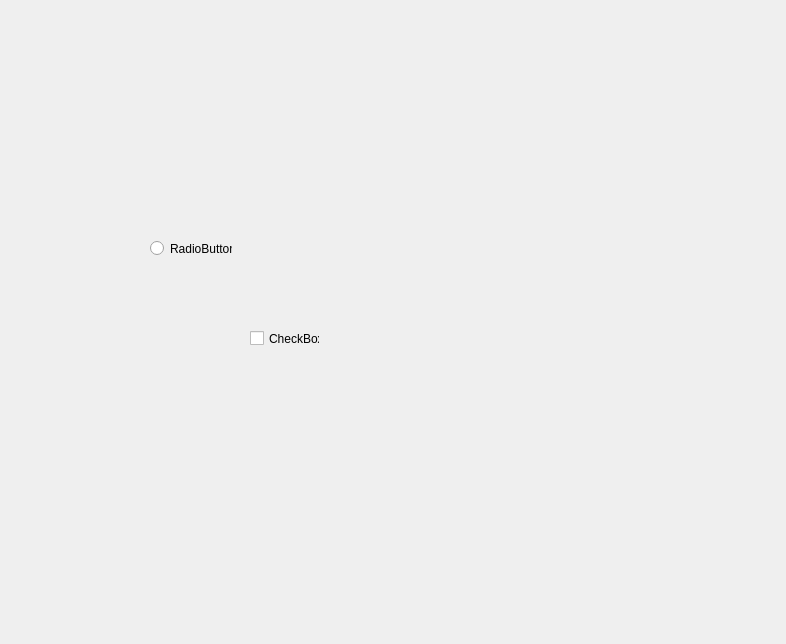
<?xml version="1.0" encoding="UTF-8"?>
<ui version="4.0">
 <class>Form</class>
 <widget class="QWidget" name="Form">
  <property name="geometry">
   <rect>
    <x>0</x>
    <y>0</y>
    <width>786</width>
    <height>644</height>
   </rect>
  </property>
  <property name="windowTitle">
   <string>Form</string>
  </property>
  <widget class="QRadioButton" name="radioButton">
   <property name="geometry">
    <rect>
     <x>150</x>
     <y>240</y>
     <width>82</width>
     <height>17</height>
    </rect>
   </property>
   <property name="text">
    <string>RadioButton</string>
   </property>
  </widget>
  <widget class="QCheckBox" name="checkBox">
   <property name="geometry">
    <rect>
     <x>250</x>
     <y>330</y>
     <width>70</width>
     <height>17</height>
    </rect>
   </property>
   <property name="text">
    <string>CheckBox</string>
   </property>
  </widget>
 </widget>
 <resources/>
 <connections/>
</ui>
